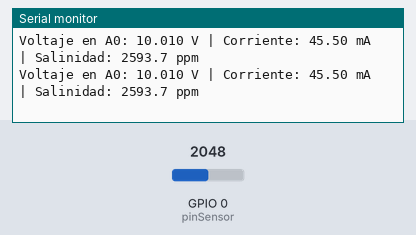
Recording of a sketch running on a simulated ESP32-C3. On the bench: the last lines printed to the serial monitor. The inputs (shaded band) are chosen by the test bench; at power-on: GPIO 0 (pinSensor) = 2048.

Above: at 2.3 s.
2.4 s: GPIO 0 (pinSensor) set to 2866
At 4.2 s:
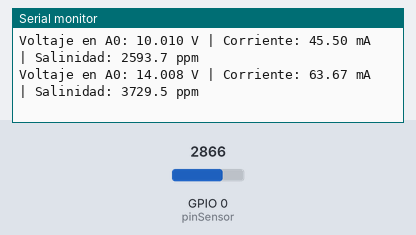
4.5 s: GPIO 0 (pinSensor) set to 3603
At 5.7 s:
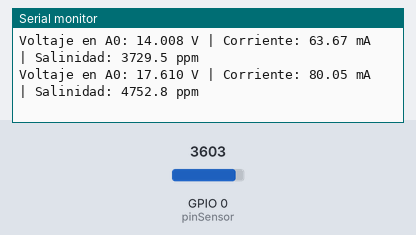
Timing chart, 0 to 7.5 s (numbered marks = the images above; inputs shaded):
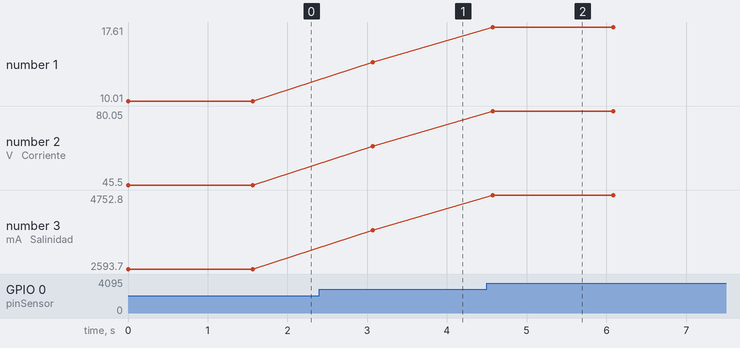

Measured:
- after the input at 2.4 s, the serial monitor: prints a new line after 0.67 s (image 1)
- after the input at 4.5 s, the serial monitor: prints a new line after 0.08 s (image 2)
- plotted number 1: 10.01 → 14.01 after the input at 2.4 s, 14.01 → 17.61 after the input at 4.5 s
- plotted number 2: 45.5 → 63.67 after the input at 2.4 s, 63.67 → 80.05 after the input at 4.5 s
- plotted number 3: 2593.7 → 3729.5 after the input at 2.4 s, 3729.5 → 4752.8 after the input at 4.5 s

The sketch:

Salinidad_Arduino.ino
```cpp
const int pinSensor = A0;

const float rangoMaximoSalinidad = 1000.0;

void setup() {
  Serial.begin(9600);
  Serial.println("--- Lectura de Salinidad RK500-23 (0-1000 ppm) ---");
}

void loop() {
  int adcVal = analogRead(pinSensor);

  float voltaje = adcVal * (5.0 / 1023.0);

  float miliamperios = (voltaje / 220.0) * 1000.0;

  float salinidadPPM = 0.0;
  if (miliamperios >= 3.8) {  // Pequeño margen de tolerancia para el cero
    salinidadPPM = ((miliamperios - 4.0) / 16.0) * rangoMaximoSalinidad;
  }

  if (salinidadPPM < 0) salinidadPPM = 0.0;

  Serial.print("Voltaje en A0: ");
  Serial.print(voltaje, 3);
  Serial.print(" V | ");
  Serial.print("Corriente: ");
  Serial.print(miliamperios, 2);
  Serial.print(" mA | ");
  Serial.print("Salinidad: ");
  Serial.print(salinidadPPM, 1);
  Serial.println(" ppm");

  delay(1500);
}
```
